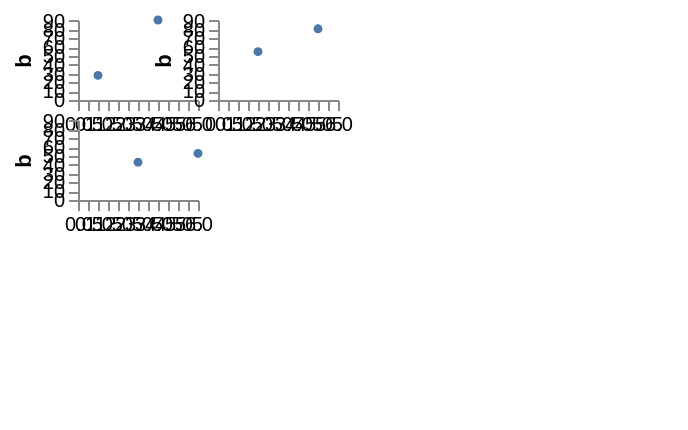

Source (Vega-Lite JSON):
### Vega specification from a JSON file in a GitHub repository (floating-point values rounded to 4 significant figures)
{"width": 300, "height": 200, "padding": 5, "data": [{"name": "table", "values": [{"a": "Alpha", "b": 28, "c": "x", "d": 1, "col": 0, "row": 0}, {"a": "Bravo", "b": 55, "c": "y", "d": 2, "col": 1, "row": 1}, {"a": "Charlie", "b": 43, "c": "x", "d": 3, "col": 2, "row": 0}, {"a": "Delta", "b": 91, "c": "z", "d": 4, "col": 0, "row": 1}, {"a": "Echo", "b": 81, "c": "y", "d": 5, "col": 1, "row": 0}, {"a": "Foxtrot", "b": 53, "c": "z", "d": 6, "col": 2, "row": 1}]}], "scales": [{"name": "x", "type": "linear", "domain": {"data": "table", "field": "d"}, "range": [0, 60]}, {"name": "y", "type": "linear", "domain": {"data": "table", "field": "b"}, "range": [40, 0]}], "layout": {"columns": 2, "padding": 10, "align": "each", "bounds": "flush"}, "marks": [{"type": "group", "from": {"facet": {"name": "facet", "data": "table", "groupby": ["col"]}}, "encode": {"update": {"width": {"value": 60}, "height": {"value": 40}}}, "axes": [{"orient": "left", "scale": "y", "title": "b"}, {"orient": "bottom", "scale": "x"}], "marks": [{"type": "symbol", "from": {"data": "facet"}, "encode": {"enter": {"x": {"scale": "x", "field": "d"}, "y": {"scale": "y", "field": "b"}, "size": {"value": 20}}}}]}]}
